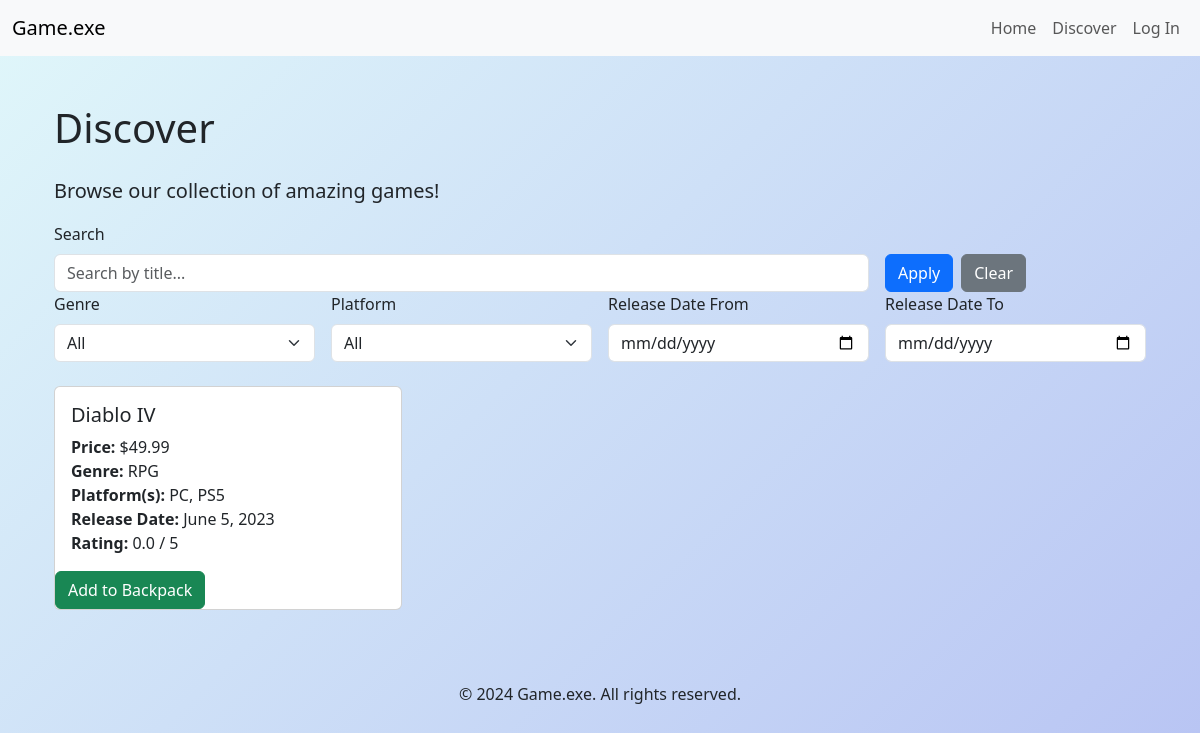
Page /discover/ on the earlier database version.
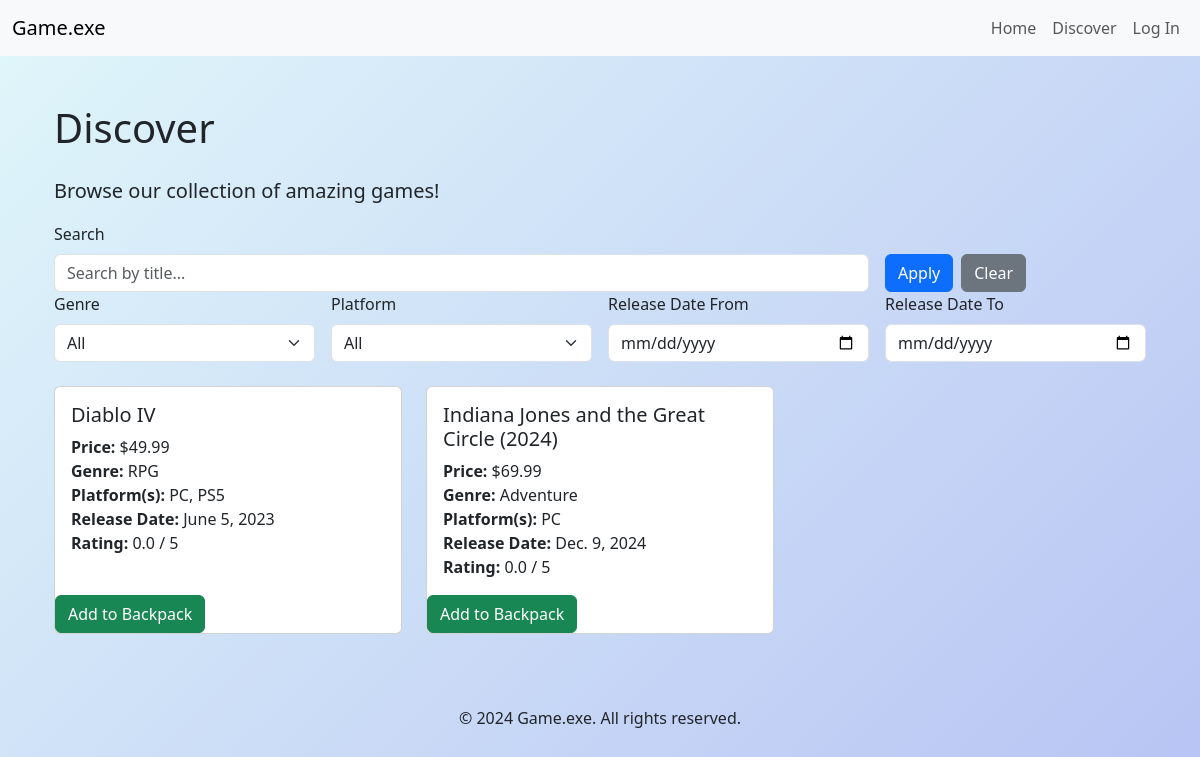
Same page on the later database version.
### discover/models.py (models this page shows, shortened)
class Game(models.Model):
    title = models.CharField(max_length=255)
    price = models.DecimalField(max_digits=6, decimal_places=2)
    genre = models.CharField(max_length=100)
    release_date = models.DateField()
    thumbnail_url = models.URLField(blank=True, null=True)
    rating = models.FloatField(default=0.0)
    platforms = models.ManyToManyField(Platform, blank=True)

class Platform(models.Model):
    name = models.CharField(max_length=100, unique=True)

### discover/views.py (the view)
# urls.py: path('', views.discover, name='discover'),
def discover(request):
    games = Game.objects.all().order_by('title')
    genres = Game.objects.values_list('genre', flat=True).distinct().order_by('genre')
    platforms = Platform.objects.values_list('name', flat=True).order_by('name')
    selected_genre = request.GET.get('genre', '')
    selected_platform = request.GET.get('platform', '')
    date_from = request.GET.get('date_from', '')
    date_to = request.GET.get('date_to', '')
    search_query = request.GET.get('search', '')
    if selected_genre:
        games = games.filter(genre=selected_genre)
    if selected_platform:
        games = games.filter(platforms__name=selected_platform)
    if date_from:
        games = games.filter(release_date__gte=date_from)
    if date_to:
        games = games.filter(release_date__lte=date_to)
    if search_query:
        games = games.filter(title__icontains=search_query)
    context = {
        'games': games,
        'genres': genres,
        'platforms': platforms,
        'request': request,  # Pass request to template for easy GET retrieval
    }
    return render(request, 'discover/discover.html', context)

### discover/templates/discover/discover.html (shortened to what this page needs)
{% extends 'base.html' %}
{% load static %}
{% block content %}
<div class="container mt-5">
    <h1 class="mb-4">Discover</h1>
    <p class="lead">Browse our collection of amazing games!</p>
    <form method="get" class="mb-4">
        <div class="row g-3">
            <div class="col-md-9">
                <label for="search" class="form-label">Search</label>
                <input type="text" name="search" id="search" class="form-control" placeholder="Search by title..." value="{{ request.GET.search }}">
            </div>
            <div class="col-md-3 d-flex align-items-end">
                <button type="submit" class="btn btn-primary me-2">Apply</button>
                <a href="{% url 'discover:discover' %}" class="btn btn-secondary">Clear</a>
            </div>
        </div>
        <div class="row g-3">
            <div class="col-md-3">
                <label for="genre" class="form-label">Genre</label>
                <select name="genre" id="genre" class="form-select">
                    <option value="">All</option>
                </select>
            </div>
            <div class="col-md-3">
                <label for="platform" class="form-label">Platform</label>
                <select name="platform" id="platform" class="form-select">
                    <option value="">All</option>
                </select>
            </div>
            <div class="col-md-3">
                <label for="date_from" class="form-label">Release Date From</label>
                <input type="date" name="date_from" id="date_from" class="form-control" value="{{ request.GET.date_from }}">
            </div>
            <div class="col-md-3">
                <label for="date_to" class="form-label">Release Date To</label>
                <input type="date" name="date_to" id="date_to" class="form-control" value="{{ request.GET.date_to }}">
            </div>
        </div>
    </form>
    <div class="row">
        {% for game in games %}
        <div class="col-md-6 col-lg-4 mb-4">
            <div class="card h-100">
                <div class="card-body">
                    <h5 class="card-title">{{ game.title }}</h5>
                    <p class="card-text">
                        <strong>Price:</strong> ${{ game.price }}<br>
                        <strong>Genre:</strong> {{ game.genre }}<br>
                        <strong>Platform(s):</strong>
                        {% for plt in game.platforms.all %}
                            {{ plt.name }}{% if not forloop.last %}, {% endif %}
                        {% endfor %}
                        <br>
                        <strong>Release Date:</strong> {{ game.release_date }}<br>
                        <strong>Rating:</strong> {{ game.rating }} / 5
                    </p>
                </div>
                <form action="{% url 'backpack:add_to_backpack' game.id %}" method="post">
                    <button type="submit" class="btn btn-success">Add to Backpack</button>
                </form>
            </div>
        </div>
        {% empty %}
        <p>No games found. Try adjusting your filters or search query.</p>
        {% endfor %}
    </div>
</div>
{% endblock %}

Differences in the rows shown:
added Game: title "Indiana Jones and the Great Circle (2024)", price "69.99", genre "Adventure", release_date "Dec. 9, 2024", rating "0.0", Platform (name "PC")
